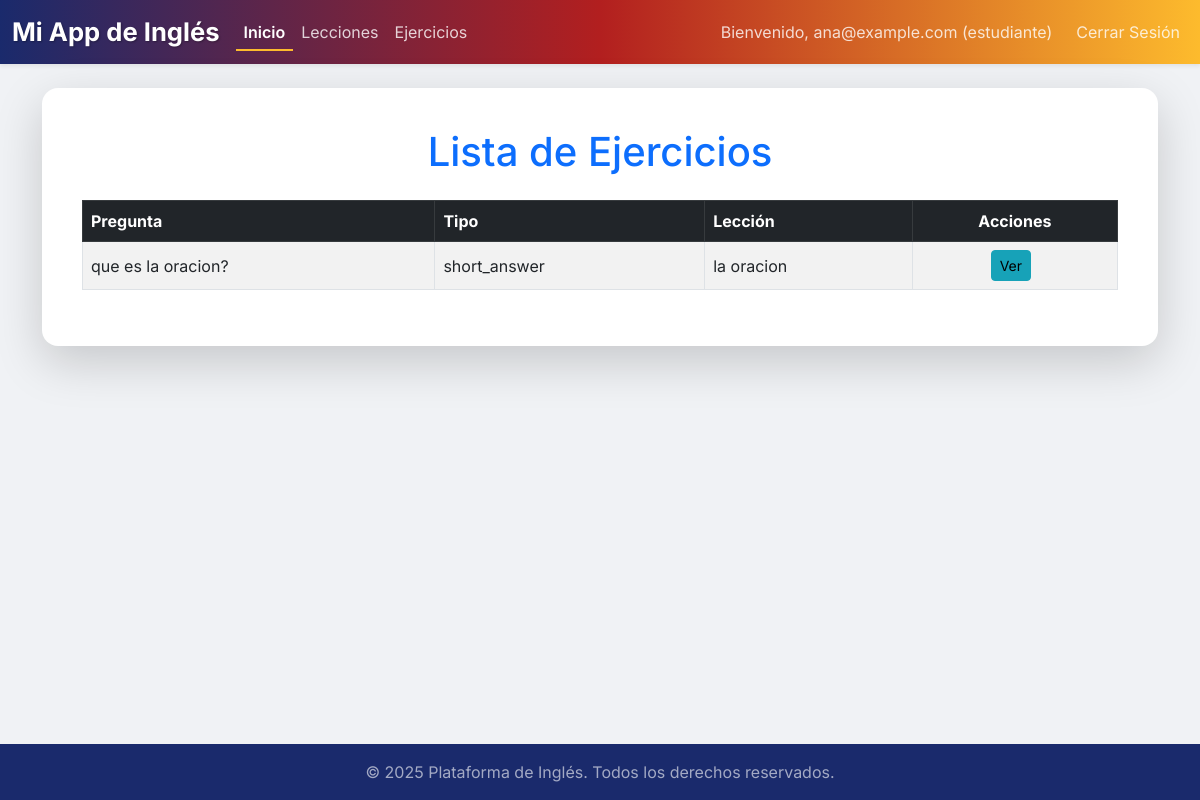
/ejercicios_web (signed in), run on the app's committed database.
### app.py (models this page shows, shortened)
class BaseModel(db.Model):
    __abstract__ = True # Indica que esta clase es abstracta y no se mapeará a una tabla
    @classmethod
    def get_all(cls):
        return cls.query.all()

class Ejercicio(BaseModel):
    __tablename__ = 'ejercicios'
    id_ejercicio = db.Column(db.Integer, primary_key=True)
    id_leccion = db.Column(db.Integer, db.ForeignKey('lecciones.id_leccion', ondelete='CASCADE'), nullable=False)
    pregunta = db.Column(db.Text, nullable=False)
    tipo = db.Column(db.String(50), nullable=False) # Ej: 'multiple_choice', 'fill_in_the_blank', 'short_answer'
    opciones = db.Column(db.Text, nullable=True) # Para opciones, separadas por coma si es multiple_choice
    respuesta = db.Column(db.Text, nullable=False)

class Leccion(BaseModel):
    __tablename__ = 'lecciones'
    id_leccion = db.Column(db.Integer, primary_key=True)
    id_profesor = db.Column(db.Integer, db.ForeignKey('profesores.id_profesor', ondelete='CASCADE'), nullable=False)
    titulo = db.Column(db.String(200), nullable=False)
    contenido = db.Column(db.Text, nullable=False)
    video = db.Column(db.String(255), nullable=True) # URL de video
    id_nivel = db.Column(db.Integer, db.ForeignKey('niveles.id_nivel', ondelete='SET NULL'), nullable=True)
    ejercicios = db.relationship('Ejercicio', backref='leccion', lazy=True, cascade="all, delete-orphan")

### app.py (the view)
@app.route('/ejercicios_web')
@login_required
def ejercicios_web():
    ejercicios = Ejercicio.get_all()
    return render_template('ejercicios.html', ejercicios=ejercicios)

### app.py (called while the page is built)
def login_required(f):
    @wraps(f)
    def decorated_function(*args, **kwargs):
        if 'user_id' not in session:
            flash('Necesitas iniciar sesión para acceder a esta página.', 'warning')
            return redirect(url_for('login'))
        return f(*args, **kwargs)
    return decorated_function

### templates/ejercicios.html (shortened to what this page needs)
{% extends "base.html" %}
{% block content %}
    <div class="card p-4 shadow-lg border-0 rounded-4">
        <div class="card-body">
            <h1 class="text-center mb-4 text-primary">Lista de Ejercicios</h1>
            <div class="table-responsive">
                <table class="table table-striped table-hover table-bordered align-middle">
                    <thead class="table-dark">
                        <tr>
                            <th scope="col">Pregunta</th>
                            <th scope="col">Tipo</th>
                            <th scope="col">Lección</th>
                            <th scope="col" class="text-center">Acciones</th>
                        </tr>
                    </thead>
                    <tbody>
                        {% for ejercicio in ejercicios %}
                        <tr>
                            <td>{{ ejercicio.pregunta }}</td>
                            <td>{{ ejercicio.tipo }}</td>
                            <td>{{ ejercicio.leccion.titulo if ejercicio.leccion else 'N/A' }}</td>
                            <td>
                                <div class="d-flex justify-content-center">
                                    <a href="{{ url_for('ver_ejercicio_web', id_ejercicio=ejercicio.id_ejercicio) }}" class="btn btn-info btn-sm me-2">Ver</a>
                                </div>
                            </td>
                        </tr>
                        {% endfor %}
                    </tbody>
                </table>
            </div>
        </div>
    </div>
{% endblock %}

### static/css/style.css (style rules this page uses)
body { font-family: 'Inter', sans-serif; background-color: #f0f2f5; color: #333; min-height: 100vh; display: flex; flex-direction: column; }
.card { border: none; border-radius: 0.75rem; box-shadow: 0 0.5rem 1rem rgba(0, 0, 0, 0.1); transition: transform 0.2s ease-in-out; }
.btn-info { background-color: #17a2b8; border-color: #17a2b8; }

### data on the page
Ejercicio: pregunta "que es la oracion?", tipo "short_answer", leccion "la oracion"

### other printed values
{{ session.get('user_email') }} "ana@example.com"
{{ session.get('user_rol') }} "estudiante"
